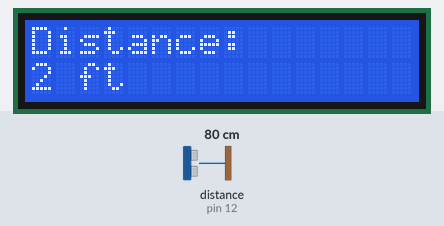
The sketch below on a simulated Arduino Uno, built with avr-gcc and run on an emulated ATmega328P. Shown: 16×2 character LCD. Wiring (inferred from the names in the program): ultrasonic range finder: trigger pin 13; echo pin 12. The test bench sets the inputs (shaded band); at power-on: distance to the obstacle (sensor on pin 12) 80 cm. The echo pulse lasts 58.3 µs per cm.

Above: at 1.2 s.
1.3 s: distance to the obstacle (sensor on pin 12) set to 2 cm
At 6.4 s:
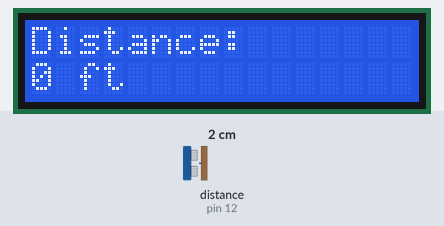
11.5 s: distance to the obstacle (sensor on pin 12) set to 35 cm
At 15.8 s:
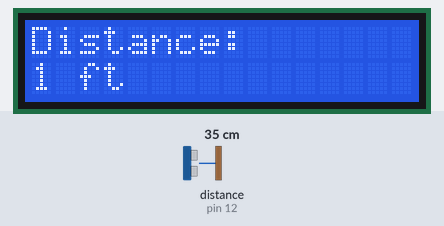
21.5 s: distance to the obstacle (sensor on pin 12) set to 120 cm
At 25.4 s:
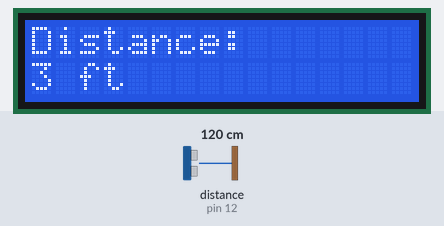
Timing chart, 0 to 26.9 s (numbered marks = the images above; inputs shaded):
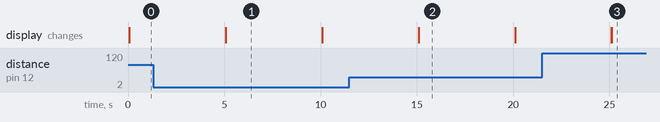

The sketch:

final_proj_main.ino
```cpp
#include <LiquidCrystal.h>
LiquidCrystal LCD(11,10,9,2,3,4,5);

#define trigPin 13
#define echoPin 12

void setup() {
  pinMode(trigPin, OUTPUT);
  pinMode(echoPin, INPUT);

  LCD.begin(16,2);
  LCD.setCursor(0,0);
  LCD.print("Distance:");
}

void loop() {
  long duration;
  long distance;
  int feet;
  digitalWrite(trigPin, LOW);
  delayMicroseconds(2);
  digitalWrite(trigPin, HIGH);
  delayMicroseconds(10);
  digitalWrite(trigPin, LOW);

  duration = pulseIn(echoPin, HIGH);
  distance = (duration / 2) / 74;

  // if (feet > 600) {
  //   LCD.print("Out of range");
  // }

  feet = distance / 12;

  if (feet > 600) {
    LCD.print("Out of range");
  }


  LCD.setCursor(0,0);
  LCD.print("Distance:");
  LCD.print("                ");
  LCD.setCursor(0,1);
  LCD.print(feet);
  LCD.print(" ft");
  delay(5000);
  LCD.clear();
}
```

Measured:
- after the input at 1.3 s, the display: first differs from a run without the input after 3.8 s (image 1)
- after the input at 11.5 s, the display: first differs from a run without the input after 3.6 s (image 2)
- after the input at 21.5 s, the display: first differs from a run without the input after 3.6 s (image 3)
- what the display in image 1 shows lasts 5.0 s, from 5.1 s to 10.1 s
